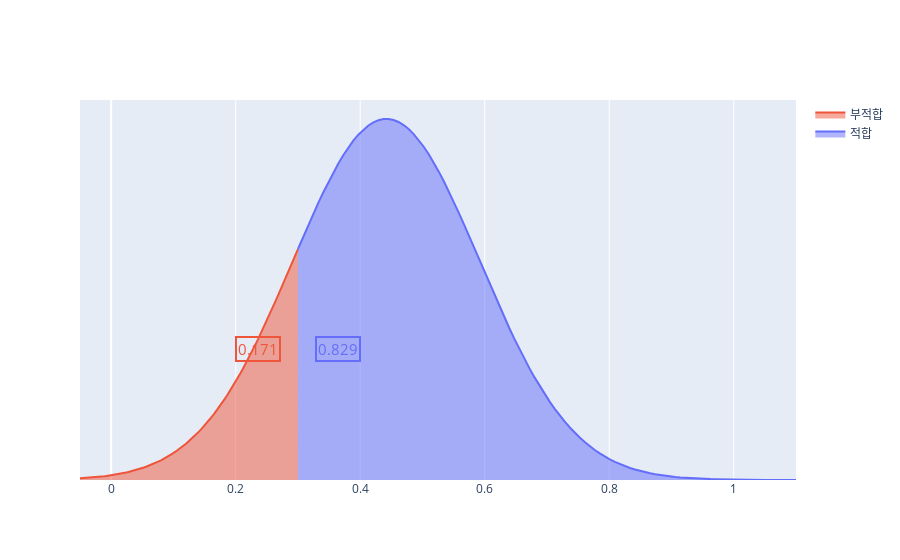

Write notebook code for a chart like this one.
### Markdown cell above
#### 부산시 일산화탄소 적합도

### Code cell
co_pro,co_pro_negative = cal_norm(df_air_pollution['coValue'].mean(),df_air_pollution['coValue'].std(),
df_air_pollution['coValue'].min(),df_air_pollution['coValue'].max(),co_standard,False)
co_pro
